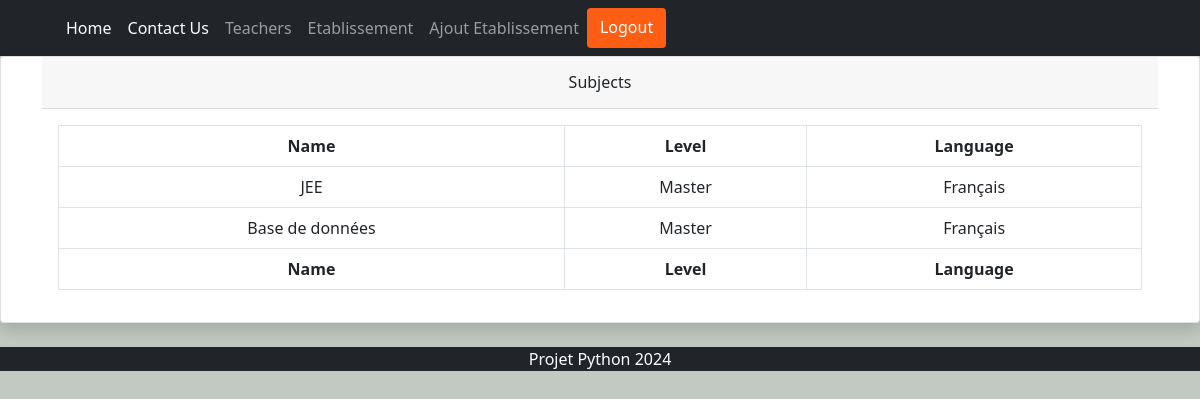
The app's page /subjects/ (signed in), older data.
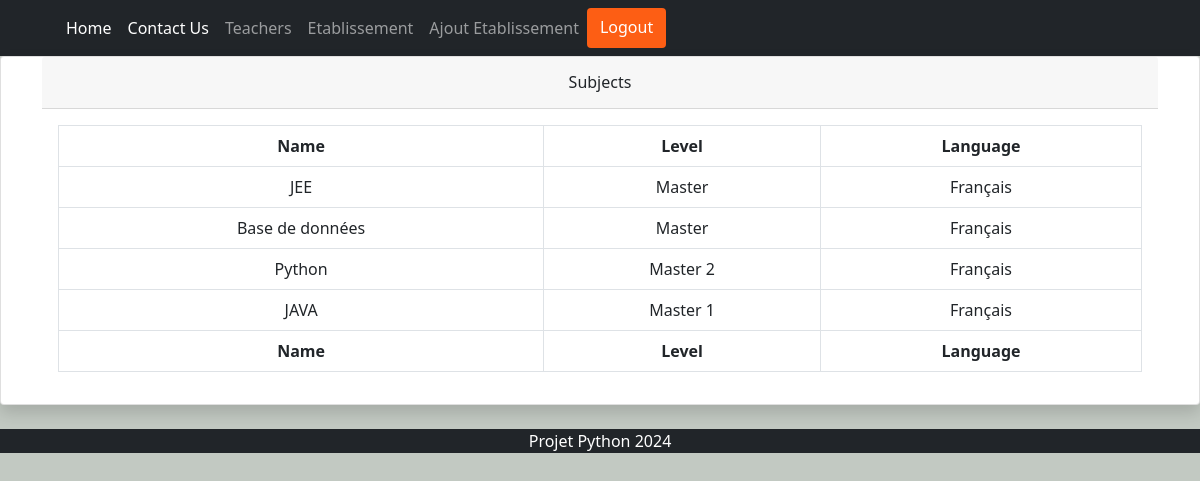
The same page, newer data.
### app/models.py (models this page shows, shortened)
class Subject(models.Model):
    name = models.CharField(max_length=40)
    level = models.CharField(max_length=20, null=True)
    language = models.CharField(max_length=20, null=True)

### app/views.py (the view)
# urls.py: path('subjects/', subjects, name="subjects"),
@login_required
def subjects(request):
    subjects = Subject.objects.all()
    context = {'subjects': subjects}
    return render(request, 'subjects.html', context)

### app/templates/subjects.html
{% extends 'base.html' %}
{% load static %}
{% block content %}
    <div class="card shadow mb-4">
        <div class="container">
            <div class="card-header py-3">
                <h6 class="m-0 font-weight-bold text-center">Subjects</h6>
            </div>
            <div class="card-body">
                <div class="table-responsive">
                    <table class="table table-bordered text-center justify-content-center" id="dataTable" width="100%" cellspacing="0">
                        <thead>
                            <tr>
                                <th>Name</th>
                                <th>Level</th>
                                <th>Language</th>
                            </tr>
                        </thead>
                        <tfoot>
                            <tr>
                                <th>Name</th>
                                <th>Level</th>
                                <th>Language</th>
                            </tr>
                        </tfoot>
                        <tbody>
                            {% for subject in subjects %}
                            <tr>
                                <td>{{ subject.name }}</td>
                                <td>{{ subject.level }}</td>
                                <td>{{ subject.language }}</td>
                            </tr>
                            {% endfor %}
                        </tbody>
                    </table>
                </div>
            </div>
        </div>
    </div>
{% endblock content %}

Row changes from the older to the newer data that the page shows:
added Subject: name "Python", level "Master 2", language "Français"
added Subject: name "JAVA", level "Master 1", language "Français"
